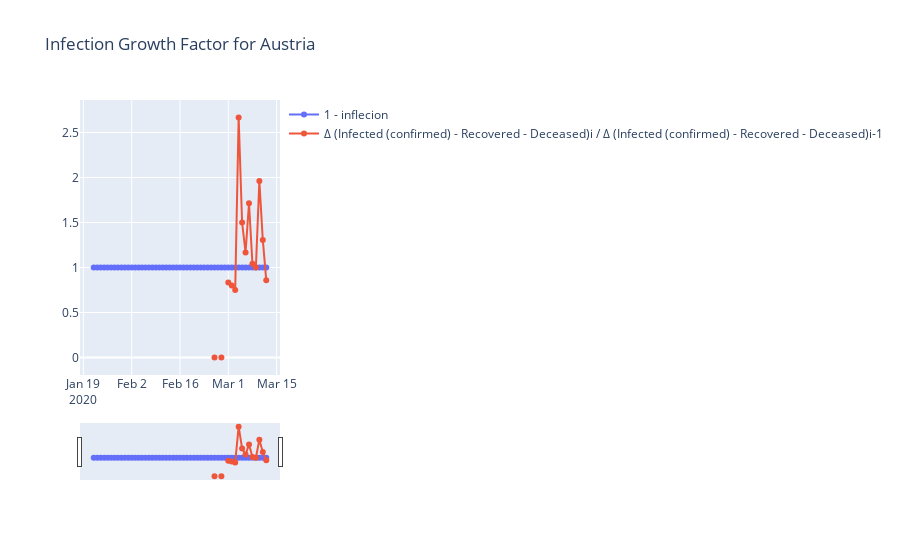
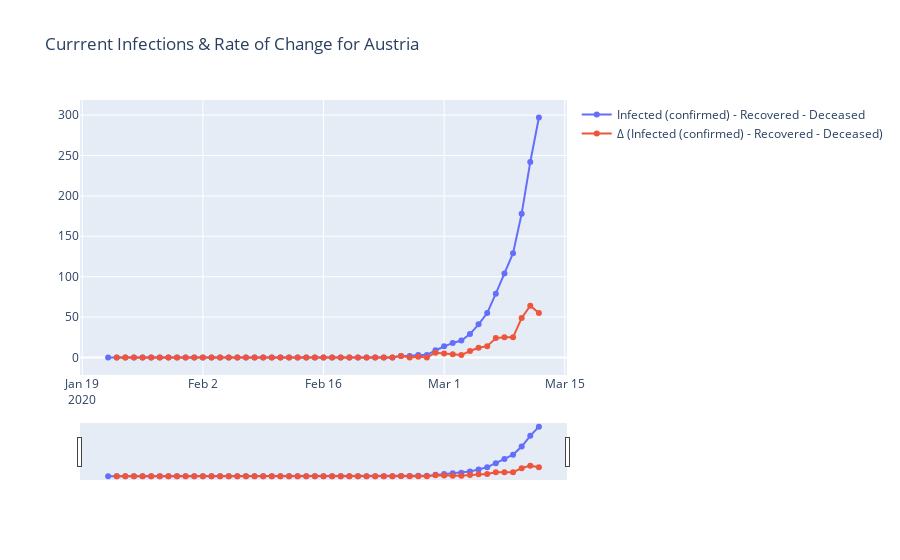

Notebook code for these charts, in order:
### Code cell
import lib.csse_covid_19_dataset.io as io
import os
import plotly.graph_objects as go

latest_data_date = df_prep.index[-1].strftime("%Y-%m-%d")
    
directory = "export/{}/".format(latest_data_date)
if not os.path.exists(directory):
    os.makedirs(directory)


# Growth factor
title = "Infection Growth Factor for {}".format(data.at)
df_at.loc[:, pandas.IndexSlice[data.at, '1 - inflecion']] = 1

fig = go.Figure()
fig.add_trace(go.Scatter(x=df_at.index, 
                         y=df_at[(data.at, '1 - inflecion')], 
                         name='1 - inflecion',
                         mode='lines+markers'))
fig.add_trace(go.Scatter(x=df_temp.index, 
                         y=df_at[(data.at, infected_recovered_deceased_growth_factor_column_name)], 
                         name=infected_recovered_deceased_growth_factor_column_name,
                         mode='lines+markers'))
fig.update_layout(title_text=title, xaxis_rangeslider_visible=True)
fig.show()
fig.write_image(directory+title+".png")
io.saveDataCsv(df_at[[(data.at, '1 - inflecion'), (data.at, infected_recovered_deceased_growth_factor_column_name)]],
               directory, title)
#io.saveDataCsv(df_at.loc[:, pandas.IndexSlice[data.at, ['1 - inflecion', infected_recovered_deceased_growth_factor_column_name]]],
#               directory, title)


# Current infections and change rate
title = "Currrent Infections & Rate of Change for {}".format(data.at)
fig = go.Figure()
fig.add_trace(go.Scatter(x=df_at.index, 
                         y=df_at[(data.at, infected_recovered_deceased_column_name)], 
                         name=infected_recovered_deceased_column_name,
                         mode='lines+markers'))
fig.add_trace(go.Scatter(x=df_temp.index, 
                         y=df_at[(data.at, infected_recovered_deceased_change_column_name)], 
                         name=infected_recovered_deceased_change_column_name,
                         mode='lines+markers'))
fig.update_layout(title_text=title, xaxis_rangeslider_visible=True)
fig.show()
fig.write_image(directory+title+".png")
io.saveDataCsv(df_at.loc[:, pandas.IndexSlice[data.at, [infected_recovered_deceased_column_name, infected_recovered_deceased_change_column_name]]],
               directory, title)


df_at_infected_pred_title = "Currently {} in {} and Predictions".format(infected_column_name, data.at)
#df_at_infected_pred = df_at_pred.loc[:, pandas.IndexSlice[:, [infected_column_name, infected_recovered_deceased_column_name, infected_recovered_deceased_prediction_column_name, infected_prediction_logistic_curve_column_name]]]
df_at_infected_pred = df_at_pred.loc[:, pandas.IndexSlice[:, [infected_column_name, infected_recovered_deceased_column_name, infected_recovered_deceased_prediction_1_4_column_name, infected_recovered_deceased_prediction_1_38_column_name]]]
io.saveDataCsv(df_at_infected_pred, directory, infected_column_name+"_"+df_at_infected_pred_title)
io.plotAndSavePngMatplotlib(df_at_infected_pred, df_at_infected_pred_title, (20, 10), True, directory, infected_column_name+"_"+df_at_infected_pred_title)

def displayAndSaveData(column, df_at, df_at_neighbours, df_at_nationalities, df_at_travel_incomming, df_at_travel_outgoing):
    df_at_title = "{} in {}".format(column, data.at)
    df_at_neighbours_title = "{} in Neighbouring Contries".format(column)
    df_at_nationalities_title = "{} in Countries of Largest Foraign Nationalities in {}".format(column, data.at)
    df_at_travel_incomming_title = "{} in Countries of Most Visiting Nationalities".format(column)
    df_at_travel_outgoing_title = "{} in Most Visited Countries".format(column)

    df_at = df_at_pred.loc[:, pandas.IndexSlice[:, [column]]]
    df_at_neighbours = df_at_neighbours.loc[:, pandas.IndexSlice[:, [column]]]
    df_at_nationalities = df_at_nationalities.loc[:, pandas.IndexSlice[:, [column]]]
    df_at_travel_incomming = df_at_travel_incomming.loc[:, pandas.IndexSlice[:, [column]]]
    df_at_travel_outgoing = df_at_travel_outgoing.loc[:, pandas.IndexSlice[:, [column]]]

    io.saveDataCsv(df_at, directory, column+"_"+df_at_title)
    io.saveDataCsv(df_at_neighbours, directory, column+"_"+df_at_neighbours_title)
    io.saveDataCsv(df_at_nationalities, directory, column+"_"+df_at_nationalities_title)
    io.saveDataCsv(df_at_travel_incomming, directory, column+"_"+df_at_travel_incomming_title)
    io.saveDataCsv(df_at_travel_outgoing, directory, column+"_"+df_at_travel_outgoing_title)

    io.plotAndSavePngMatplotlib(df_at, df_at_title, (20, 10), True, directory, column+"_"+df_at_title)
    io.plotAndSavePngMatplotlib(df_at_neighbours, df_at_neighbours_title, (20, 10), True, directory, column+"_"+df_at_neighbours_title)
    io.plotAndSavePngMatplotlib(df_at_nationalities, df_at_nationalities_title, (20, 10), True, directory, column+"_"+df_at_nationalities_title)
    io.plotAndSavePngMatplotlib(df_at_travel_incomming, df_at_travel_incomming_title, (20, 10), True, directory, column+"_"+df_at_travel_incomming_title)
    io.plotAndSavePngMatplotlib(df_at_travel_outgoing, df_at_travel_outgoing_title, (20, 10), True, directory, column+"_"+df_at_travel_outgoing_title)
    
displayAndSaveData(infected_column_name, df_at, df_at_neighbours, df_at_nationalities, df_at_travel_incomming, df_at_travel_outgoing)
displayAndSaveData(deceased_column_name, df_at, df_at_neighbours, df_at_nationalities, df_at_travel_incomming, df_at_travel_outgoing)
displayAndSaveData(recovered_column_name, df_at, df_at_neighbours, df_at_nationalities, df_at_travel_incomming, df_at_travel_outgoing)

### Figure 1 — Plotly figure (JSON) as saved in the notebook; plotly's stock layout.template omitted (floating-point values rounded to 4 significant figures)
{"data": [{"mode": "lines+markers", "name": "1 - inflecion", "type": "scatter", "x": ["2020-01-22T00:00:00", "2020-01-23T00:00:00", "2020-01-24T00:00:00", "2020-01-25T00:00:00", "2020-01-26T00:00:00", "2020-01-27T00:00:00", "2020-01-28T00:00:00", "2020-01-29T00:00:00", "2020-01-30T00:00:00", "2020-01-31T00:00:00", "2020-02-01T00:00:00", "2020-02-02T00:00:00", "2020-02-03T00:00:00", "2020-02-04T00:00:00", "2020-02-05T00:00:00", "2020-02-06T00:00:00", "2020-02-07T00:00:00", "2020-02-08T00:00:00", "2020-02-09T00:00:00", "2020-02-10T00:00:00", "2020-02-11T00:00:00", "2020-02-12T00:00:00", "2020-02-13T00:00:00", "2020-02-14T00:00:00", "2020-02-15T00:00:00", "2020-02-16T00:00:00", "2020-02-17T00:00:00", "2020-02-18T00:00:00", "2020-02-19T00:00:00", "2020-02-20T00:00:00", "2020-02-21T00:00:00", "2020-02-22T00:00:00", "2020-02-23T00:00:00", "2020-02-24T00:00:00", "2020-02-25T00:00:00", "2020-02-26T00:00:00", "2020-02-27T00:00:00", "2020-02-28T00:00:00", "2020-02-29T00:00:00", "2020-03-01T00:00:00", "2020-03-02T00:00:00", "2020-03-03T00:00:00", "2020-03-04T00:00:00", "2020-03-05T00:00:00", "2020-03-06T00:00:00", "2020-03-07T00:00:00", "2020-03-08T00:00:00", "2020-03-09T00:00:00", "2020-03-10T00:00:00", "2020-03-11T00:00:00", "2020-03-12T00:00:00"], "y": [1, 1, 1, 1, 1, 1, 1, 1, 1, 1, 1, 1, 1, 1, 1, 1, 1, 1, 1, 1, 1, 1, 1, 1, 1, 1, 1, 1, 1, 1, 1, 1, 1, 1, 1, 1, 1, 1, 1, 1, 1, 1, 1, 1, 1, 1, 1, 1, 1, 1, 1]}, {"mode": "lines+markers", "name": "Δ (Infected (confirmed) - Recovered - Deceased)i / Δ (Infected (confirmed) - Recovered - Deceased)i-1", "type": "scatter", "x": ["2020-01-22T00:00:00", "2020-01-23T00:00:00", "2020-01-24T00:00:00", "2020-01-25T00:00:00", "2020-01-26T00:00:00", "2020-01-27T00:00:00", "2020-01-28T00:00:00", "2020-01-29T00:00:00", "2020-01-30T00:00:00", "2020-01-31T00:00:00", "2020-02-01T00:00:00", "2020-02-02T00:00:00", "2020-02-03T00:00:00", "2020-02-04T00:00:00", "2020-02-05T00:00:00", "2020-02-06T00:00:00", "2020-02-07T00:00:00", "2020-02-08T00:00:00", "2020-02-09T00:00:00", "2020-02-10T00:00:00", "2020-02-11T00:00:00", "2020-02-12T00:00:00", "2020-02-13T00:00:00", "2020-02-14T00:00:00", "2020-02-15T00:00:00", "2020-02-16T00:00:00", "2020-02-17T00:00:00", "2020-02-18T00:00:00", "2020-02-19T00:00:00", "2020-02-20T00:00:00", "2020-02-21T00:00:00", "2020-02-22T00:00:00", "2020-02-23T00:00:00", "2020-02-24T00:00:00", "2020-02-25T00:00:00", "2020-02-26T00:00:00", "2020-02-27T00:00:00", "2020-02-28T00:00:00", "2020-02-29T00:00:00", "2020-03-01T00:00:00", "2020-03-02T00:00:00", "2020-03-03T00:00:00", "2020-03-04T00:00:00", "2020-03-05T00:00:00", "2020-03-06T00:00:00", "2020-03-07T00:00:00", "2020-03-08T00:00:00", "2020-03-09T00:00:00", "2020-03-10T00:00:00", "2020-03-11T00:00:00", "2020-03-12T00:00:00"], "y": [null, null, null, null, null, null, null, null, null, null, null, null, null, null, null, null, null, null, null, null, null, null, null, null, null, null, null, null, null, null, null, null, null, null, null, 0, null, 0, null, 0.8333, 0.8, 0.75, 2.667, 1.5, 1.167, 1.714, 1.042, 1, 1.96, 1.306, 0.8594]}], "layout": {"autosize": true, "title": {"text": "Infection Growth Factor for Austria"}, "xaxis": {"autorange": true, "range": ["2020-01-18 20:44:32.1649", "2020-03-15 03:15:27.8351"], "rangeslider": {"autorange": true, "range": ["2020-01-18 20:44:32.1649", "2020-03-15 03:15:27.8351"], "visible": true, "yaxis": {"_template": null, "rangemode": "match"}}, "type": "date"}, "yaxis": {"autorange": true, "range": [-0.2188, 2.885], "type": "linear"}}}

### Figure 2 — Plotly figure (JSON) as saved in the notebook; plotly's stock layout.template omitted (floating-point values rounded to 4 significant figures)
{"data": [{"mode": "lines+markers", "name": "Infected (confirmed) - Recovered - Deceased", "type": "scatter", "x": ["2020-01-22T00:00:00", "2020-01-23T00:00:00", "2020-01-24T00:00:00", "2020-01-25T00:00:00", "2020-01-26T00:00:00", "2020-01-27T00:00:00", "2020-01-28T00:00:00", "2020-01-29T00:00:00", "2020-01-30T00:00:00", "2020-01-31T00:00:00", "2020-02-01T00:00:00", "2020-02-02T00:00:00", "2020-02-03T00:00:00", "2020-02-04T00:00:00", "2020-02-05T00:00:00", "2020-02-06T00:00:00", "2020-02-07T00:00:00", "2020-02-08T00:00:00", "2020-02-09T00:00:00", "2020-02-10T00:00:00", "2020-02-11T00:00:00", "2020-02-12T00:00:00", "2020-02-13T00:00:00", "2020-02-14T00:00:00", "2020-02-15T00:00:00", "2020-02-16T00:00:00", "2020-02-17T00:00:00", "2020-02-18T00:00:00", "2020-02-19T00:00:00", "2020-02-20T00:00:00", "2020-02-21T00:00:00", "2020-02-22T00:00:00", "2020-02-23T00:00:00", "2020-02-24T00:00:00", "2020-02-25T00:00:00", "2020-02-26T00:00:00", "2020-02-27T00:00:00", "2020-02-28T00:00:00", "2020-02-29T00:00:00", "2020-03-01T00:00:00", "2020-03-02T00:00:00", "2020-03-03T00:00:00", "2020-03-04T00:00:00", "2020-03-05T00:00:00", "2020-03-06T00:00:00", "2020-03-07T00:00:00", "2020-03-08T00:00:00", "2020-03-09T00:00:00", "2020-03-10T00:00:00", "2020-03-11T00:00:00", "2020-03-12T00:00:00"], "y": [0, 0, 0, 0, 0, 0, 0, 0, 0, 0, 0, 0, 0, 0, 0, 0, 0, 0, 0, 0, 0, 0, 0, 0, 0, 0, 0, 0, 0, 0, 0, 0, 0, 0, 2, 2, 3, 3, 9, 14, 18, 21, 29, 41, 55, 79, 104, 129, 178, 242, 297]}, {"mode": "lines+markers", "name": "Δ (Infected (confirmed) - Recovered - Deceased)", "type": "scatter", "x": ["2020-01-22T00:00:00", "2020-01-23T00:00:00", "2020-01-24T00:00:00", "2020-01-25T00:00:00", "2020-01-26T00:00:00", "2020-01-27T00:00:00", "2020-01-28T00:00:00", "2020-01-29T00:00:00", "2020-01-30T00:00:00", "2020-01-31T00:00:00", "2020-02-01T00:00:00", "2020-02-02T00:00:00", "2020-02-03T00:00:00", "2020-02-04T00:00:00", "2020-02-05T00:00:00", "2020-02-06T00:00:00", "2020-02-07T00:00:00", "2020-02-08T00:00:00", "2020-02-09T00:00:00", "2020-02-10T00:00:00", "2020-02-11T00:00:00", "2020-02-12T00:00:00", "2020-02-13T00:00:00", "2020-02-14T00:00:00", "2020-02-15T00:00:00", "2020-02-16T00:00:00", "2020-02-17T00:00:00", "2020-02-18T00:00:00", "2020-02-19T00:00:00", "2020-02-20T00:00:00", "2020-02-21T00:00:00", "2020-02-22T00:00:00", "2020-02-23T00:00:00", "2020-02-24T00:00:00", "2020-02-25T00:00:00", "2020-02-26T00:00:00", "2020-02-27T00:00:00", "2020-02-28T00:00:00", "2020-02-29T00:00:00", "2020-03-01T00:00:00", "2020-03-02T00:00:00", "2020-03-03T00:00:00", "2020-03-04T00:00:00", "2020-03-05T00:00:00", "2020-03-06T00:00:00", "2020-03-07T00:00:00", "2020-03-08T00:00:00", "2020-03-09T00:00:00", "2020-03-10T00:00:00", "2020-03-11T00:00:00", "2020-03-12T00:00:00"], "y": [null, 0, 0, 0, 0, 0, 0, 0, 0, 0, 0, 0, 0, 0, 0, 0, 0, 0, 0, 0, 0, 0, 0, 0, 0, 0, 0, 0, 0, 0, 0, 0, 0, 0, 2, 0, 1, 0, 6, 5, 4, 3, 8, 12, 14, 24, 25, 25, 49, 64, 55]}], "layout": {"autosize": true, "title": {"text": "Currrent Infections & Rate of Change for Austria"}, "xaxis": {"autorange": true, "range": ["2020-01-18 23:20:17.2662", "2020-03-15 00:39:42.7338"], "rangeslider": {"autorange": true, "range": ["2020-01-18 23:20:17.2662", "2020-03-15 00:39:42.7338"], "visible": true, "yaxis": {"_template": null, "rangemode": "match"}}, "type": "date"}, "yaxis": {"autorange": true, "range": [-24.37, 321.4], "type": "linear"}}}
